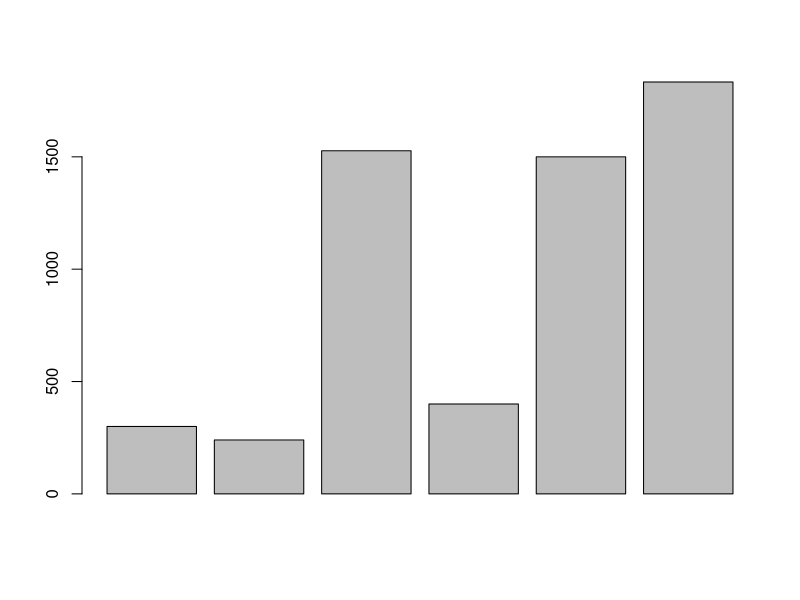
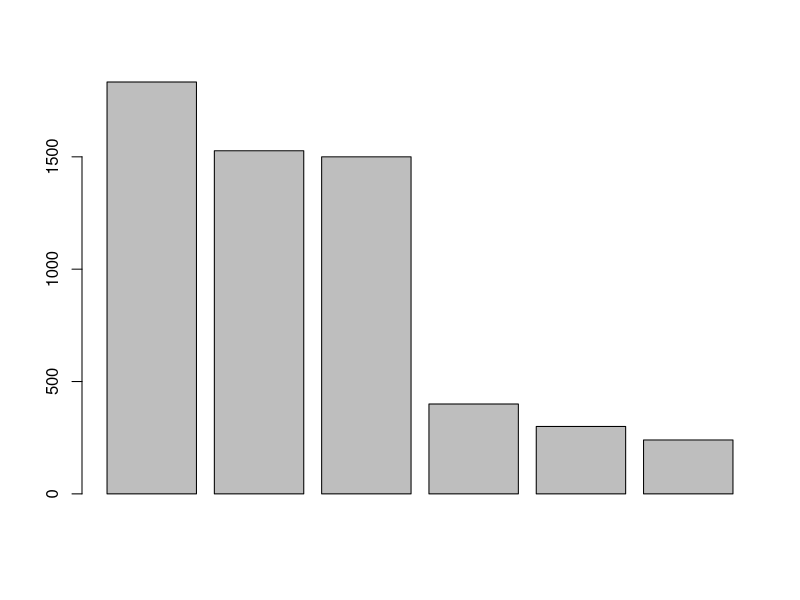
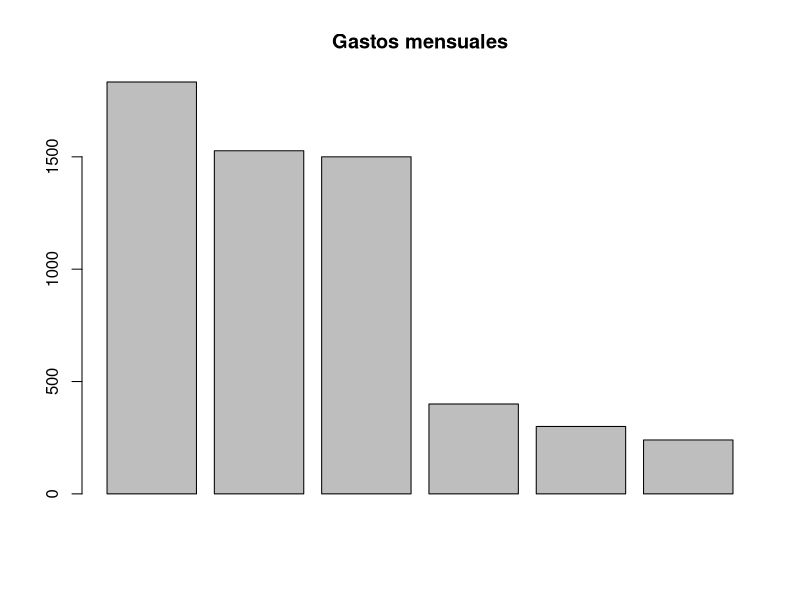

Source code (R) for these figures, in order:
#Gastos mensuales 
300 + 240 + 1527 + 400 + 1500 + 1833
celular <- 300
celular 
transporte <- 240
comestibles <- 1527
gimnacio <- 400
alquiler <- 1500
otros <- 1833
total <- celular+transporte+comestibles+gimnacio+alquiler+otros
semestre <- total*5
anual <- total*10

#valor absoluto
abs(10)
abs(-4)

#raiz cuadrada 
sqrt(9)

#logaritmo natural
log(2)

2*9
4+5 # también puede colocar un comentario 

celular <- 300
Celular <--300
CELULAR <- 8000

celular+Celular
CELULAR-celular
help(abs)
help(mean)
?abs
?mean
help.search("absolute")

gastos <- c(celular, transporte, comestibles, gimnacio, alquiler, otros)
gastos

barplot(gastos)
?sort
gastos_ord <- sort(gastos, decreasing = TRUE) 
barplot(gastos_ord) 
help("barplot")
barplot(gastos_ord, main = "Gastos mensuales", name.arg = c("otros", "comestibles", "alquiler", "gimnacio", "celular", "transporte"))
